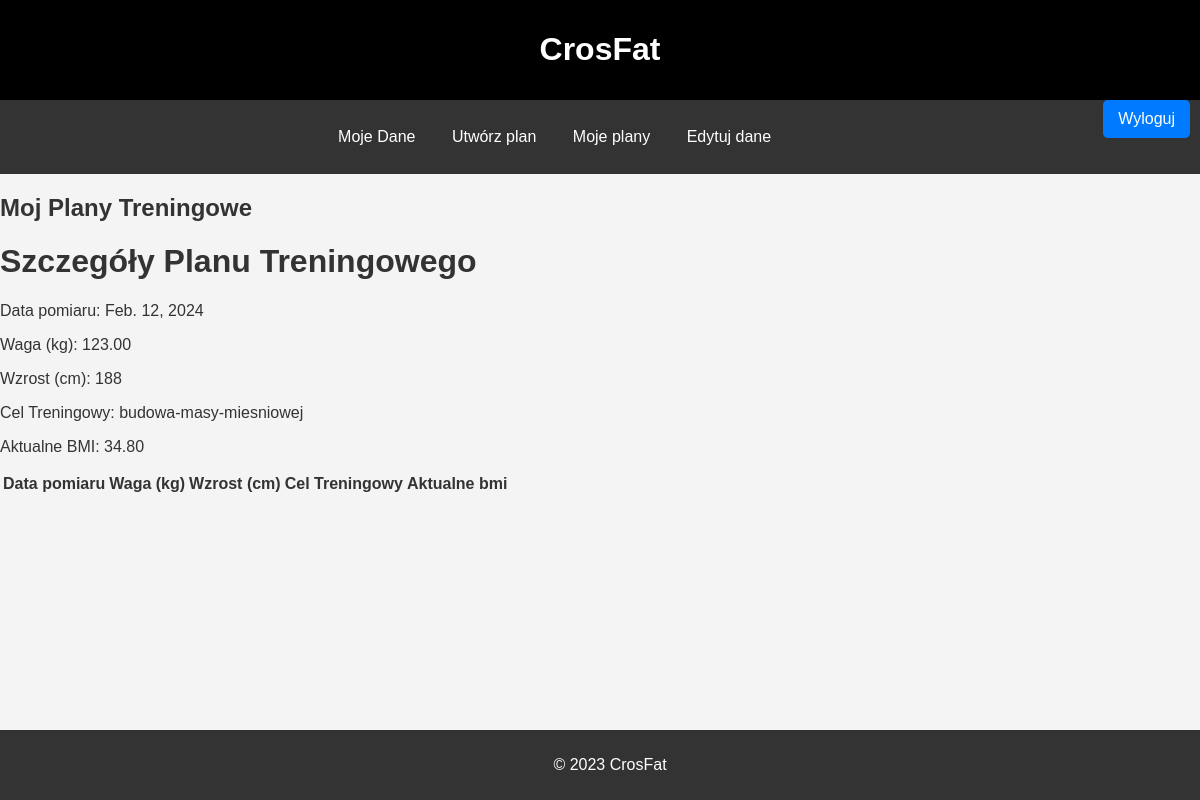
The app's page /Plans/7/ with its own data.
### crosfat/models.py (models this page shows, shortened)
class PlanTreningowy(models.Model):
    user = models.ForeignKey(settings.AUTH_USER_MODEL, on_delete=models.CASCADE)
    waga = models.DecimalField(max_digits=5, decimal_places=2)
    wzrost = models.IntegerField()
    cel = models.CharField(max_length=100)
    data = datetime.now().date()
    bmi = models.DecimalField(max_digits=5, decimal_places=2)
    PLEC = (
        ('M', 'Mężczyzna'),
        ('K', 'Kobieta'),
    )

### crosfat/views.py (the view)
# urls.py: path('Plans/<int:pk>/', PlanDetails.as_view(), name='plan_details'),
class PlanDetails(DetailView):
    model = PlanTreningowy
    template_name = 'plan_details.html'  # Twój szablon HTML dla szczegółów planu treningowego
    context_object_name = 'plan'

### crosfat/templates/plan_details.html (shortened to what this page needs)
<!DOCTYPE html>
<html lang="en">
<head>
    {% load static %}
    <link rel="stylesheet" type="text/css" href="{% static 'crosfat/style1.css' %}">
</head>
<body>
    <header>
        <h1>CrosFat</h1>
        <div class="signup-link">
            <a href="{% url 'crosfat:wyloguj' %}" style="float:right;">Wyloguj</a>
        </div>
    </header>
    <main>
        <nav>
            <a href="{% url 'crosfat:user' %}">Moje Dane</a>
            <a href="{% url 'crosfat:create' %}">Utwórz plan</a>
            <a href="{% url 'crosfat:lista_planow' %}">Moje plany</a>
            <a href="{% url 'crosfat:Edit' %}">Edytuj dane</a>
        </nav>
        <h2>Moj Plany Treningowe</h2>
        <table>
            <thead>
                <tr>
                    <th> Data pomiaru </th>
                    <th>Waga (kg)</th>
                    <th>Wzrost (cm)</th>
                    <th>Cel Treningowy</th>
                    <th>Aktualne bmi</th>
                </tr>
            </thead>
            <body>
    <h1>Szczegóły Planu Treningowego</h1>
    <p>Data pomiaru: {{ plan.data }}</p>
    <p>Waga (kg): {{ plan.waga }}</p>
    <p>Wzrost (cm): {{ plan.wzrost }}</p>
    <p>Cel Treningowy: {{ plan.cel }}</p>
    <p>Aktualne BMI: {{ plan.bmi }}</p>
</body>
        </table>
    </main>
    <footer>
        <p>&copy; 2023 CrosFat</p>
    </footer>
</body>
</html>

### crosfat/static1/crosfat/style1.css (style rules this page uses)
body, html { font-family: Arial, sans-serif; margin: 0; padding: 0; height: 100%; background-color: #f4f4f4; color: #333; }
header { background-color: #000; color: white; text-align: center; padding: 10px 0; }
nav { background-color: #333; color: white; text-align: center; padding: 14px 16px; }
nav a { color: white; text-decoration: none; padding: 14px 16px; display: inline-block; }
footer { background-color: #333; color: white; text-align: center; padding: 10px; position: fixed; bottom: 0; width: 100%; }
.signup-link a, .login-link a { color: #007bff; text-decoration: none; }
.signup-link a { color: white; background-color: #007bff; padding: 10px 15px; border-radius: 5px; margin: 10px; text-decoration: none; float: right; }

### records on screen
PlanTreningowy: data "Feb. 12, 2024", waga "123.00", wzrost "188", cel "budowa-masy-miesniowej", bmi "34.80"
